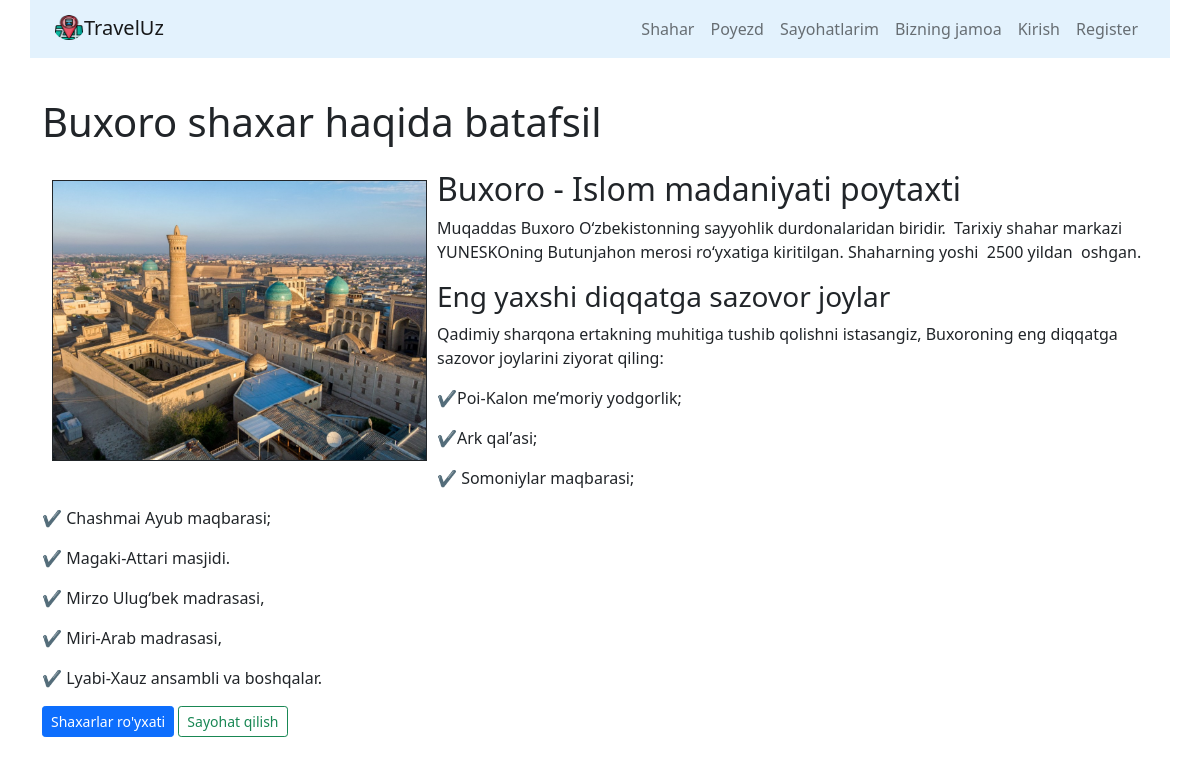
Screenshot of /cities/3 with the database file from the repository.
### cities/models.py (models this page shows, shortened)
class City(models.Model):
    name=models.CharField(max_length=200,unique=True,verbose_name='Shaxar')
    shahar_haqida_qisqa = models.CharField(max_length=1000)
    about_city=RichTextUploadingField(blank=True,null=True)
    image = models.ImageField(blank=True, null=True, upload_to='city_images')
    class Meta:
        verbose_name= "Shaxar"
        verbose_name_plural= "Shaxarlar ombori"
        ordering=["name"]

### cities/views.py (the view)
# urls.py: path('<int:pk>',CityDetailView.as_view(),name='detail'),
class CityDetailView(DetailView):
    queryset = City.objects.all()
    template_name = 'cities/detail.html'

### cities/templates/cities/detail.html (shortened to what this page needs)
{% extends 'base.html' %}
{% block content %}
<div class="container">
<h1>{{city.name}} shaxar haqida batafsil</h1>
<div class="row pb-0">
    <div class="col-md">
        <p>{{city.about_city|safe}}</p>
    </div>
</div>
<div class="row mb-3">
    <div class="col-md-4">
        <a href="{% url 'cities:home' %}" class="btn btn-primary btn-sm">Shaxarlar ro'yxati</a>
        <a href="{%url 'find_routes' %}" class="btn btn-outline-success btn-sm">Sayohat qilish</a>
    </div>
</div>
</div>
{% endblock %}

### static/css/jobs.css (style rules this page uses)
.btn-primary { color: #fff; background-color: #007b5e; border-color: #007b5e; }

### rows the page displays
City: name "Buxoro", about_city (picture), about_city "Buxoro - Islom madaniyati poytaxti Muqaddas Buxoro O‘zbekistonning sayyohlik durdonalaridan biridir. Tarixiy shahar markazi YUNESKOning Butunjahon merosi ro‘yxatiga kiritilgan. Shaharning yoshi 2500 yildan oshgan. Eng yaxshi diqqatga sazovor joylar Qadimiy sharqona ertakning muhitiga tushib qolishni istasangiz, Buxoroning eng diqqatga sazovor joylarini ziyorat qiling: ✔️Poi-Kalon meʼmoriy yodgorlik; ✔️Ark qalʼasi; ✔️ Somoniylar maqbarasi; ✔️ Chashmai Ayub maqbarasi; ✔️ Magaki-Attari masjidi. ✔️ Mirzo Ulug‘bek madrasasi, ✔️ Miri-Arab madrasasi, ✔️ Lyabi-Xauz ansambli va boshqalar."
